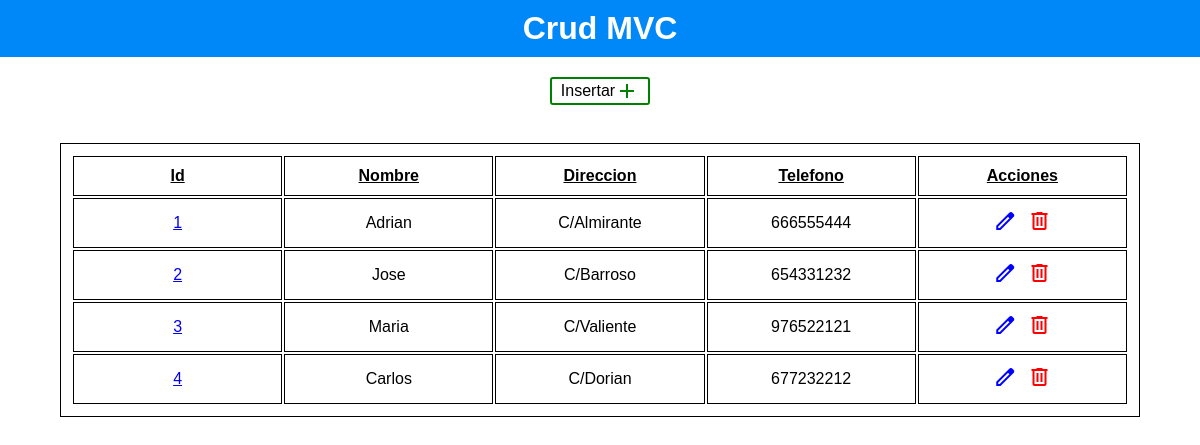
The page / on the database its author committed.
### tables this page shows
CREATE TABLE `usuarios` (
  `id` int(11) NOT NULL,
  `nombre` varchar(50) NOT NULL,
  `direccion` varchar(50) NOT NULL,
  `telefono` varchar(9) NOT NULL
);

### controlador/controlador.php (called while the page is built, shortened)
<?php
require_once("modelo/modelo.php");
class Controlador
{
    static function index()
    {
        $modelo = new Modelo();
        $usuarios = $modelo->mostrarUsuarios();
        require_once("vistas/mostrarUsuarios.php");
    }
}

### utilidades/conexion.php (called while the page is built)
<?php
class BD
{
    private static $conexion = null;
    private static $db_host = "localhost";
    private static $db_user = 'root';
    private static $db_pass = '';
    private static $db_name = "crud_usuarios";
    public static function crearConexion()
    {
        try {
            self::$conexion = new PDO("mysql:host=" . self::$db_host . ";dbname=" . self::$db_name . ";charset=UTF8", self::$db_user, self::$db_pass);
            self::$conexion->setAttribute(PDO::ATTR_ERRMODE, PDO::ERRMODE_EXCEPTION);
            self::$conexion->setAttribute(PDO::ATTR_DEFAULT_FETCH_MODE, PDO::FETCH_OBJ);
            self::$conexion->setAttribute(PDO::MYSQL_ATTR_FOUND_ROWS, TRUE);
        } catch (PDOException $exception) {
            echo $exception->getMessage();
            die("[-] Conexion con la base de datos fallida");
        }
        return self::$conexion;
    }
    public static function cerrarConexion()
    {
        self::$conexion = null;
    }
}

### modelo/modelo.php (called while the page is built, shortened)
<?php
require_once("utilidades/conexion.php");
class Modelo
{
    function mostrarUsuarios()
    {
        try {
            $query = BD::crearConexion()->query("SELECT * FROM usuarios");
            $query->execute();
            $usuarios = $query->fetchAll();
            $array = json_decode(json_encode($usuarios), true);
            return $array;
        } catch (PDOException $exception) {
            echo $exception->getMessage();
            die("[-] Error, al realizar la busqueda de usuarios");
        }
    }
}

### vistas/mostrarUsuarios.php (the view, shortened to what this page needs)
<!DOCTYPE html>
<html lang="en">
<head>
  <link rel="stylesheet" href="css/estilos.css" />
</head>
<body>
  <header>
    <h1>Crud MVC</h1>
  </header>
  <div class="contenedorInsertar">
    <a href="index.php?metodo=create">Insertar </a>
    <span class="material-symbols-outlined enlace_agregar"> add </span>
  </div><br>
  <main>
    <table id="tabla">
      <thead>
        <tr>
          <th>Id</th>
          <th>Nombre</th>
          <th>Direccion</th>
          <th>Telefono</th>
          <th>Acciones</th>
        </tr>
      </thead>
      <tbody id="cuerpoTabla">
        <?php
        if (count($usuarios) > 0) {
          for ($i = 0; $i < count($usuarios); $i++) {
            echo "<tr>";
            echo "<td>  <a href='index.php?metodo=show&id=" . $usuarios[$i]["id"] . "'>" . $usuarios[$i]["id"] . "</a> </td>";
            echo "<td>" .  $usuarios[$i]["nombre"] . "</td>";
            echo "<td>" .  $usuarios[$i]["direccion"] . "</td>";
            echo "<td>" .  $usuarios[$i]["telefono"] . "</td>";
            echo "<td class='casilla_acciones'>
                      <a class='enlace_editar' href='index.php?metodo=edit&id=" . $usuarios[$i]['id'] . "'>
                        <span class='material-symbols-outlined'> edit </span>
                      </a>
                      <a class='enlace_borrar' href='index.php?metodo=destroy&id=" . $usuarios[$i]['id'] . "'>
                        <span class='material-symbols-outlined' id=" . $usuarios[$i]['id'] . "> delete </span>
                      </a>
                    </td>";
            echo "</tr>";
          }
        } else {
          echo "<tr> <td cold colspan='5'> No existen usuarios </td> </tr>";
        }
        ?>
      </tbody>
    </table>
  </main>
</body>
</html>

### index.php (shortened to what this page needs)
<?php
require_once("controlador/controlador.php");
if (isset($_GET['metodo'])) {
    $metodo =  $_GET['metodo'];
    if (method_exists(Controlador::class, $metodo)) {
        if (isset($_GET["id"])) Controlador::{$metodo}($_GET["id"]);
        else Controlador::{$metodo}();
    } else {
        header("Location: index.php");
    }
} else {
    Controlador::index();
}

### css/estilos.css (style rules this page uses)
* { margin: 0; padding: 0; box-sizing: border-box; font-family: Arial, Helvetica, sans-serif; }
header { width: 100%; background-color: rgb(0, 136, 248); padding: 10px; color: white; text-align: center; }
div.contenedorInsertar { border: 2px solid green; border-radius: 3px; display: flex; flex-flow: row nowrap; justify-content: center; align-items: center; width: 100px; margin: 20px auto; text-align: center; }
div.contenedorInsertar a { text-decoration: none; color: black; }
span.material-symbols-outlined.enlace_agregar { color: green; }
main { width: 90%; margin: 0px auto; }
table { width: 100%; text-align: center; }
table, th, td { border: 1px solid black; padding: 10px; }
table th { text-decoration: underline; }
table th, table td { width: 20%; }
table td.casilla_acciones { display: flex; flex-flow: row nowrap; justify-content: center; align-items: center; width: 100%; gap: 10px; }
td.casilla_acciones a.enlace_editar { color: blue; }
td.casilla_acciones a.enlace_borrar { color: red; }

### rows shown on the page
usuarios: id "1", nombre "Adrian", direccion "C/Almirante", telefono "666555444"
usuarios: id "2", nombre "Jose", direccion "C/Barroso", telefono "654331232"
usuarios: id "3", nombre "Maria", direccion "C/Valiente", telefono "976522121"
usuarios: id "4", nombre "Carlos", direccion "C/Dorian", telefono "677232212"
